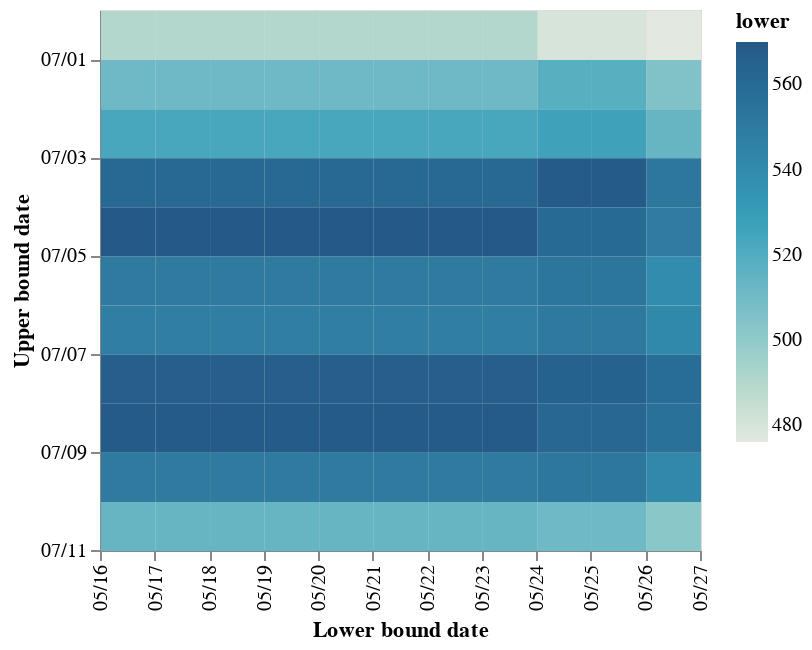

The code cell stored with this chart in its notebook:
### Code cell
heatmap = alt.Chart(Df_stats.loc[lambda d: d['var']=='reportedJul', ['date_lower', 'date_upper', 'q2.5']].rename(columns={'q2.5':'lower'})).mark_rect().encode(
    x=alt.X('yearmonthdate(date_lower)', title="Lower bound date", axis=alt.Axis(format='%m/%d', labelAngle=-90)),
    y=alt.Y('yearmonthdate(date_upper)', title="Upper bound date", axis=alt.Axis(format='%m/%d', labelAngle=0), scale=alt.Scale(reverse=True)),
    color=alt.Color('lower:Q', scale=alt.Scale(scheme='lighttealblue', reverse=False), title="lower") #lighttealblue
)

Df_stats_ = Df_stats.loc[lambda d: d['var']=='reportedJul', ['date_lower', 'date_upper', 'q2.5']]
print("Min lower:", Df_stats_['q2.5'].min())
print("Max lower:", Df_stats_['q2.5'].max())

chart = alt.layer(heatmap).properties(width=wd_, height=ht_)
save_chart(chart, f'../../figures/sensitivity-reportedJul-lower.svg')
chart

### Figure 1 — Vega-Lite specification as saved in the notebook (floating-point values rounded to 4 significant figures)
{"config": {"view": {"continuousWidth": 300, "continuousHeight": 300}}, "layer": [{"mark": {"type": "rect"}, "encoding": {"color": {"field": "lower", "scale": {"reverse": false, "scheme": "lighttealblue"}, "title": "lower", "type": "quantitative"}, "x": {"axis": {"format": "%m/%d", "labelAngle": -90}, "field": "date_lower", "timeUnit": "yearmonthdate", "title": "Lower bound date", "type": "temporal"}, "y": {"axis": {"format": "%m/%d", "labelAngle": 0}, "field": "date_upper", "scale": {"reverse": true}, "timeUnit": "yearmonthdate", "title": "Upper bound date", "type": "temporal"}}}], "data": {"name": "data-4699fa289e788991af92bf32e99323ad"}, "height": 270, "width": 300, "$schema": "https://vega.github.io/schema/vega-lite/v5.14.1.json", "datasets": {"data-4699fa289e788991af92bf32e99323ad": [{"date_lower": "2023-05-24T00:00:00", "date_upper": "2023-06-30T00:00:00", "lower": 480.0}, {"date_lower": "2023-05-24T00:00:00", "date_upper": "2023-07-01T00:00:00", "lower": 518.0}, {"date_lower": "2023-05-24T00:00:00", "date_upper": "2023-07-02T00:00:00", "lower": 526.0}, {"date_lower": "2023-05-24T00:00:00", "date_upper": "2023-07-03T00:00:00", "lower": 569.0}, {"date_lower": "2023-05-24T00:00:00", "date_upper": "2023-07-04T00:00:00", "lower": 560.0}, {"date_lower": "2023-05-24T00:00:00", "date_upper": "2023-07-05T00:00:00", "lower": 553.0}, {"date_lower": "2023-05-24T00:00:00", "date_upper": "2023-07-06T00:00:00", "lower": 551.0}, {"date_lower": "2023-05-24T00:00:00", "date_upper": "2023-07-07T00:00:00", "lower": 565.0}, {"date_lower": "2023-05-24T00:00:00", "date_upper": "2023-07-08T00:00:00", "lower": 562.0}, {"date_lower": "2023-05-24T00:00:00", "date_upper": "2023-07-09T00:00:00", "lower": 552.0}, {"date_lower": "2023-05-24T00:00:00", "date_upper": "2023-07-10T00:00:00", "lower": 511.0}, {"date_lower": "2023-05-25T00:00:00", "date_upper": "2023-06-30T00:00:00", "lower": 480.0}, {"date_lower": "2023-05-25T00:00:00", "date_upper": "2023-07-01T00:00:00", "lower": 518.0}, {"date_lower": "2023-05-25T00:00:00", "date_upper": "2023-07-02T00:00:00", "lower": 526.0}, {"date_lower": "2023-05-25T00:00:00", "date_upper": "2023-07-03T00:00:00", "lower": 569.0}, {"date_lower": "2023-05-25T00:00:00", "date_upper": "2023-07-04T00:00:00", "lower": 560.0}, {"date_lower": "2023-05-25T00:00:00", "date_upper": "2023-07-05T00:00:00", "lower": 553.0}, {"date_lower": "2023-05-25T00:00:00", "date_upper": "2023-07-06T00:00:00", "lower": 551.0}, {"date_lower": "2023-05-25T00:00:00", "date_upper": "2023-07-07T00:00:00", "lower": 565.0}, {"date_lower": "2023-05-25T00:00:00", "date_upper": "2023-07-08T00:00:00", "lower": 562.0}, {"date_lower": "2023-05-25T00:00:00", "date_upper": "2023-07-09T00:00:00", "lower": 552.0}, {"date_lower": "2023-05-25T00:00:00", "date_upper": "2023-07-10T00:00:00", "lower": 511.0}, {"date_lower": "2023-05-26T00:00:00", "date_upper": "2023-06-30T00:00:00", "lower": 476.0}, {"date_lower": "2023-05-26T00:00:00", "date_upper": "2023-07-01T00:00:00", "lower": 505.0}, {"date_lower": "2023-05-26T00:00:00", "date_upper": "2023-07-02T00:00:00", "lower": 514.0}, {"date_lower": "2023-05-26T00:00:00", "date_upper": "2023-07-03T00:00:00", "lower": 552.0}, {"date_lower": "2023-05-26T00:00:00", "date_upper": "2023-07-04T00:00:00", "lower": 549.0}, {"date_lower": "2023-05-26T00:00:00", "date_upper": "2023-07-05T00:00:00", "lower": 539.0}, {"date_lower": "2023-05-26T00:00:00", "date_upper": "2023-07-06T00:00:00", "lower": 541.0}, {"date_lower": "2023-05-26T00:00:00", "date_upper": "2023-07-07T00:00:00", "lower": 558.0}, {"date_lower": "2023-05-26T00:00:00", "date_upper": "2023-07-08T00:00:00", "lower": 556.0}, {"date_lower": "2023-05-26T00:00:00", "date_upper": "2023-07-09T00:00:00", "lower": 542.0}, {"date_lower": "2023-05-26T00:00:00", "date_upper": "2023-07-10T00:00:00", "lower": 502.0}, {"date_lower": "2023-05-16T00:00:00", "date_upper": "2023-06-30T00:00:00", "lower": 490.0}, {"date_lower": "2023-05-16T00:00:00", "date_upper": "2023-07-01T00:00:00", "lower": 511.0}, {"date_lower": "2023-05-16T00:00:00", "date_upper": "2023-07-02T00:00:00", "lower": 523.0}, {"date_lower": "2023-05-16T00:00:00", "date_upper": "2023-07-03T00:00:00", "lower": 561.0}, {"date_lower": "2023-05-16T00:00:00", "date_upper": "2023-07-04T00:00:00", "lower": 570.0}, {"date_lower": "2023-05-16T00:00:00", "date_upper": "2023-07-05T00:00:00", "lower": 550.0}, {"date_lower": "2023-05-16T00:00:00", "date_upper": "2023-07-06T00:00:00", "lower": 547.0}, {"date_lower": "2023-05-16T00:00:00", "date_upper": "2023-07-07T00:00:00", "lower": 567.0}, {"date_lower": "2023-05-16T00:00:00", "date_upper": "2023-07-08T00:00:00", "lower": 569.0}, {"date_lower": "2023-05-16T00:00:00", "date_upper": "2023-07-09T00:00:00", "lower": 550.0}, {"date_lower": "2023-05-16T00:00:00", "date_upper": "2023-07-10T00:00:00", "lower": 514.0}, {"date_lower": "2023-05-17T00:00:00", "date_upper": "2023-06-30T00:00:00", "lower": 490.0}, {"date_lower": "2023-05-17T00:00:00", "date_upper": "2023-07-01T00:00:00", "lower": 511.0}, {"date_lower": "2023-05-17T00:00:00", "date_upper": "2023-07-02T00:00:00", "lower": 523.0}, {"date_lower": "2023-05-17T00:00:00", "date_upper": "2023-07-03T00:00:00", "lower": 561.0}, {"date_lower": "2023-05-17T00:00:00", "date_upper": "2023-07-04T00:00:00", "lower": 570.0}, {"date_lower": "2023-05-17T00:00:00", "date_upper": "2023-07-05T00:00:00", "lower": 550.0}, {"date_lower": "2023-05-17T00:00:00", "date_upper": "2023-07-06T00:00:00", "lower": 547.0}, {"date_lower": "2023-05-17T00:00:00", "date_upper": "2023-07-07T00:00:00", "lower": 567.0}, {"date_lower": "2023-05-17T00:00:00", "date_upper": "2023-07-08T00:00:00", "lower": 569.0}, {"date_lower": "2023-05-17T00:00:00", "date_upper": "2023-07-09T00:00:00", "lower": 550.0}, {"date_lower": "2023-05-17T00:00:00", "date_upper": "2023-07-10T00:00:00", "lower": 514.0}, {"date_lower": "2023-05-18T00:00:00", "date_upper": "2023-06-30T00:00:00", "lower": 490.0}, {"date_lower": "2023-05-18T00:00:00", "date_upper": "2023-07-01T00:00:00", "lower": 511.0}, {"date_lower": "2023-05-18T00:00:00", "date_upper": "2023-07-02T00:00:00", "lower": 523.0}, {"date_lower": "2023-05-18T00:00:00", "date_upper": "2023-07-03T00:00:00", "lower": 561.0}, {"date_lower": "2023-05-18T00:00:00", "date_upper": "2023-07-04T00:00:00", "lower": 570.0}, {"date_lower": "2023-05-18T00:00:00", "date_upper": "2023-07-05T00:00:00", "lower": 550.0}, {"date_lower": "2023-05-18T00:00:00", "date_upper": "2023-07-06T00:00:00", "lower": 547.0}, {"date_lower": "2023-05-18T00:00:00", "date_upper": "2023-07-07T00:00:00", "lower": 567.0}, {"date_lower": "2023-05-18T00:00:00", "date_upper": "2023-07-08T00:00:00", "lower": 569.0}, {"date_lower": "2023-05-18T00:00:00", "date_upper": "2023-07-09T00:00:00", "lower": 550.0}, {"date_lower": "2023-05-18T00:00:00", "date_upper": "2023-07-10T00:00:00", "lower": 514.0}, {"date_lower": "2023-05-19T00:00:00", "date_upper": "2023-06-30T00:00:00", "lower": 490.0}, {"date_lower": "2023-05-19T00:00:00", "date_upper": "2023-07-01T00:00:00", "lower": 511.0}, {"date_lower": "2023-05-19T00:00:00", "date_upper": "2023-07-02T00:00:00", "lower": 523.0}, {"date_lower": "2023-05-19T00:00:00", "date_upper": "2023-07-03T00:00:00", "lower": 561.0}, {"date_lower": "2023-05-19T00:00:00", "date_upper": "2023-07-04T00:00:00", "lower": 570.0}, {"date_lower": "2023-05-19T00:00:00", "date_upper": "2023-07-05T00:00:00", "lower": 550.0}, {"date_lower": "2023-05-19T00:00:00", "date_upper": "2023-07-06T00:00:00", "lower": 547.0}, {"date_lower": "2023-05-19T00:00:00", "date_upper": "2023-07-07T00:00:00", "lower": 567.0}, {"date_lower": "2023-05-19T00:00:00", "date_upper": "2023-07-08T00:00:00", "lower": 569.0}, {"date_lower": "2023-05-19T00:00:00", "date_upper": "2023-07-09T00:00:00", "lower": 550.0}, {"date_lower": "2023-05-19T00:00:00", "date_upper": "2023-07-10T00:00:00", "lower": 514.0}, {"date_lower": "2023-05-20T00:00:00", "date_upper": "2023-06-30T00:00:00", "lower": 490.0}, {"date_lower": "2023-05-20T00:00:00", "date_upper": "2023-07-01T00:00:00", "lower": 511.0}, {"date_lower": "2023-05-20T00:00:00", "date_upper": "2023-07-02T00:00:00", "lower": 523.0}, {"date_lower": "2023-05-20T00:00:00", "date_upper": "2023-07-03T00:00:00", "lower": 561.0}, {"date_lower": "2023-05-20T00:00:00", "date_upper": "2023-07-04T00:00:00", "lower": 570.0}, {"date_lower": "2023-05-20T00:00:00", "date_upper": "2023-07-05T00:00:00", "lower": 550.0}, {"date_lower": "2023-05-20T00:00:00", "date_upper": "2023-07-06T00:00:00", "lower": 547.0}, {"date_lower": "2023-05-20T00:00:00", "date_upper": "2023-07-07T00:00:00", "lower": 567.0}, {"date_lower": "2023-05-20T00:00:00", "date_upper": "2023-07-08T00:00:00", "lower": 569.0}, {"date_lower": "2023-05-20T00:00:00", "date_upper": "2023-07-09T00:00:00", "lower": 550.0}, {"date_lower": "2023-05-20T00:00:00", "date_upper": "2023-07-10T00:00:00", "lower": 514.0}, {"date_lower": "2023-05-21T00:00:00", "date_upper": "2023-06-30T00:00:00", "lower": 490.0}, {"date_lower": "2023-05-21T00:00:00", "date_upper": "2023-07-01T00:00:00", "lower": 511.0}, {"date_lower": "2023-05-21T00:00:00", "date_upper": "2023-07-02T00:00:00", "lower": 523.0}, {"date_lower": "2023-05-21T00:00:00", "date_upper": "2023-07-03T00:00:00", "lower": 561.0}, {"date_lower": "2023-05-21T00:00:00", "date_upper": "2023-07-04T00:00:00", "lower": 570.0}, {"date_lower": "2023-05-21T00:00:00", "date_upper": "2023-07-05T00:00:00", "lower": 550.0}, {"date_lower": "2023-05-21T00:00:00", "date_upper": "2023-07-06T00:00:00", "lower": 547.0}, {"date_lower": "2023-05-21T00:00:00", "date_upper": "2023-07-07T00:00:00", "lower": 567.0}, {"date_lower": "2023-05-21T00:00:00", "date_upper": "2023-07-08T00:00:00", "lower": 569.0}, {"date_lower": "2023-05-21T00:00:00", "date_upper": "2023-07-09T00:00:00", "lower": 550.0}, {"date_lower": "2023-05-21T00:00:00", "date_upper": "2023-07-10T00:00:00", "lower": 514.0}, {"date_lower": "2023-05-22T00:00:00", "date_upper": "2023-06-30T00:00:00", "lower": 490.0}, {"date_lower": "2023-05-22T00:00:00", "date_upper": "2023-07-01T00:00:00", "lower": 511.0}, {"date_lower": "2023-05-22T00:00:00", "date_upper": "2023-07-02T00:00:00", "lower": 523.0}, {"date_lower": "2023-05-22T00:00:00", "date_upper": "2023-07-03T00:00:00", "lower": 561.0}, {"date_lower": "2023-05-22T00:00:00", "date_upper": "2023-07-04T00:00:00", "lower": 570.0}, {"date_lower": "2023-05-22T00:00:00", "date_upper": "2023-07-05T00:00:00", "lower": 550.0}, {"date_lower": "2023-05-22T00:00:00", "date_upper": "2023-07-06T00:00:00", "lower": 547.0}, {"date_lower": "2023-05-22T00:00:00", "date_upper": "2023-07-07T00:00:00", "lower": 567.0}, {"date_lower": "2023-05-22T00:00:00", "date_upper": "2023-07-08T00:00:00", "lower": 569.0}, {"date_lower": "2023-05-22T00:00:00", "date_upper": "2023-07-09T00:00:00", "lower": 550.0}, {"date_lower": "2023-05-22T00:00:00", "date_upper": "2023-07-10T00:00:00", "lower": 514.0}, {"date_lower": "2023-05-23T00:00:00", "date_upper": "2023-06-30T00:00:00", "lower": 490.0}, {"date_lower": "2023-05-23T00:00:00", "date_upper": "2023-07-01T00:00:00", "lower": 511.0}, {"date_lower": "2023-05-23T00:00:00", "date_upper": "2023-07-02T00:00:00", "lower": 523.0}, {"date_lower": "2023-05-23T00:00:00", "date_upper": "2023-07-03T00:00:00", "lower": 561.0}, {"date_lower": "2023-05-23T00:00:00", "date_upper": "2023-07-04T00:00:00", "lower": 570.0}, {"date_lower": "2023-05-23T00:00:00", "date_upper": "2023-07-05T00:00:00", "lower": 550.0}, {"date_lower": "2023-05-23T00:00:00", "date_upper": "2023-07-06T00:00:00", "lower": 547.0}, {"date_lower": "2023-05-23T00:00:00", "date_upper": "2023-07-07T00:00:00", "lower": 567.0}, {"date_lower": "2023-05-23T00:00:00", "date_upper": "2023-07-08T00:00:00", "lower": 569.0}, {"date_lower": "2023-05-23T00:00:00", "date_upper": "2023-07-09T00:00:00", "lower": 550.0}, {"date_lower": "2023-05-23T00:00:00", "date_upper": "2023-07-10T00:00:00", "lower": 514.0}]}}
